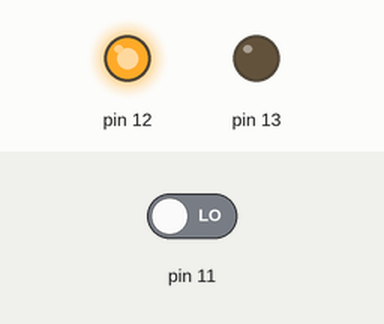
Recording of a sketch running on a simulated Arduino Uno, built with avr-gcc and run on an emulated ATmega328P. Parts: output pins drawn as LEDs (lit = HIGH). The inputs (shaded band) are chosen by the test bench; at power-on: pin 11 LOW. What the sketch prints to the serial monitor is not drawn.

Above: at 1.8 s.
1.9 s: pin 11 driven HIGH
Timing chart, 0 to 4.9 s (numbered marks = the images above; inputs shaded):
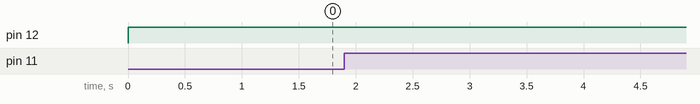

The sketch:

ed1.ino
```cpp
int state=0;
void setup() {
  pinMode(11, INPUT);
  pinMode(12,OUTPUT);
  pinMode(13, OUTPUT);
  Serial.begin(9600);

}

void loop() {
  state=digitalRead(11);
  if(state==HIGH)
  {
   Serial.print("HIGH\n");
   delay(500);

    }
    else
    {
      Serial.print("LOW\n");
      digitalWrite(12,HIGH);
      delay(500);

    }

}
```

Measured:
- after the input at 1.9 s, every drawn part: stays the same
